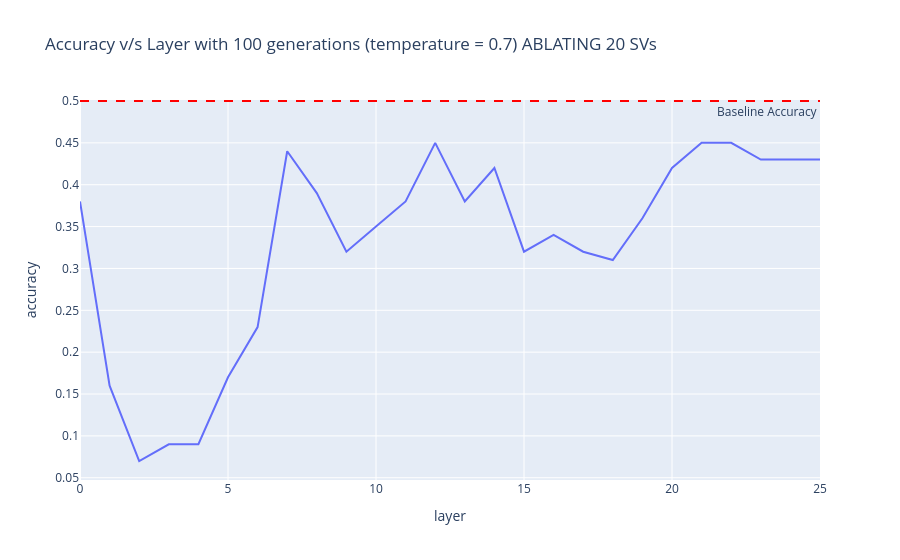

Notebook code for this chart:
### Code cell
df_20 = pd.read_csv('layer_ablation_results_20_SV.csv')


fig = px.line(df_20, x="layer", y="accuracy",
              title="Accuracy v/s Layer with 100 generations (temperature = 0.7) ABLATING 20 SVs")

fig.add_hline(y=0.50, line_dash="dash", line_color="red",
              annotation_text="Baseline Accuracy", annotation_position="bottom right")

fig.show()

### Figure 1 — Plotly figure (JSON) as saved in the notebook; plotly's stock layout.template omitted (floating-point values rounded to 4 significant figures)
{"data": [{"hovertemplate": "layer=%{x}<br>accuracy=%{y}<extra></extra>", "legendgroup": "", "line": {"color": "#636efa", "dash": "solid"}, "marker": {"symbol": "circle"}, "mode": "lines", "name": "", "orientation": "v", "showlegend": false, "type": "scatter", "x": [0, 1, 2, 3, 4, 5, 6, 7, 8, 9, 10, 11, 12, 13, 14, 15, 16, 17, 18, 19, 20, 21, 22, 23, 24, 25], "xaxis": "x", "y": [0.38, 0.16, 0.07, 0.09, 0.09, 0.17, 0.23, 0.44, 0.39, 0.32, 0.35, 0.38, 0.45, 0.38, 0.42, 0.32, 0.34, 0.32, 0.31, 0.36, 0.42, 0.45, 0.45, 0.43, 0.43, 0.43], "yaxis": "y"}], "layout": {"annotations": [{"showarrow": false, "text": "Baseline Accuracy", "x": 1, "xanchor": "right", "xref": "x domain", "y": 0.5, "yanchor": "top", "yref": "y"}], "legend": {"tracegroupgap": 0}, "shapes": [{"line": {"color": "red", "dash": "dash"}, "type": "line", "x0": 0, "x1": 1, "xref": "x domain", "y0": 0.5, "y1": 0.5, "yref": "y"}], "title": {"text": "Accuracy v/s Layer with 100 generations (temperature = 0.7) ABLATING 20 SVs"}, "xaxis": {"anchor": "y", "domain": [0, 1], "title": {"text": "layer"}}, "yaxis": {"anchor": "x", "domain": [0, 1], "title": {"text": "accuracy"}}}}
